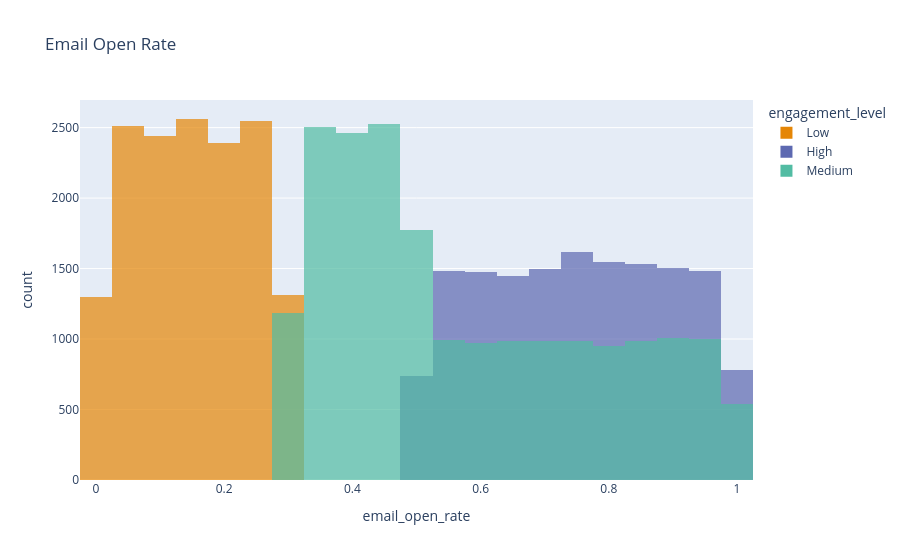

The cell this chart's notebook holds for it:
### Code cell
import plotly.express as px

fig = px.histogram(df, 
                   x='email_open_rate', 
                   color='engagement_level', 
                   nbins=50, 
                   color_discrete_sequence=px.colors.qualitative.Vivid, 
                   title='Email Open Rate',
                   barmode='overlay',
                   opacity=0.7)
fig.show()

### Figure 1 — Plotly figure (JSON) as saved in the notebook; plotly's stock layout.template omitted (floating-point values rounded to 4 significant figures; data arrays with more than 128 entries replaced by an {"elided": "..."} marker saying what was removed)
{"data": [{"bingroup": "x", "hovertemplate": "engagement_level=Low<br>email_open_rate=%{x}<br>count=%{y}<extra></extra>", "legendgroup": "Low", "marker": {"color": "rgb(229, 134, 6)", "opacity": 0.7, "pattern": {"shape": ""}}, "name": "Low", "nbinsx": 50, "orientation": "v", "showlegend": true, "type": "histogram", "x": {"elided": "15061 float values"}, "xaxis": "x", "yaxis": "y"}, {"bingroup": "x", "hovertemplate": "engagement_level=High<br>email_open_rate=%{x}<br>count=%{y}<extra></extra>", "legendgroup": "High", "marker": {"color": "rgb(93, 105, 177)", "opacity": 0.7, "pattern": {"shape": ""}}, "name": "High", "nbinsx": 50, "orientation": "v", "showlegend": true, "type": "histogram", "x": {"elided": "15097 float values"}, "xaxis": "x", "yaxis": "y"}, {"bingroup": "x", "hovertemplate": "engagement_level=Medium<br>email_open_rate=%{x}<br>count=%{y}<extra></extra>", "legendgroup": "Medium", "marker": {"color": "rgb(82, 188, 163)", "opacity": 0.7, "pattern": {"shape": ""}}, "name": "Medium", "nbinsx": 50, "orientation": "v", "showlegend": true, "type": "histogram", "x": {"elided": "19842 float values"}, "xaxis": "x", "yaxis": "y"}], "layout": {"barmode": "overlay", "legend": {"title": {"text": "engagement_level"}, "tracegroupgap": 0}, "title": {"text": "Email Open Rate"}, "xaxis": {"anchor": "y", "domain": [0, 1], "title": {"text": "email_open_rate"}}, "yaxis": {"anchor": "x", "domain": [0, 1], "title": {"text": "count"}}}}
